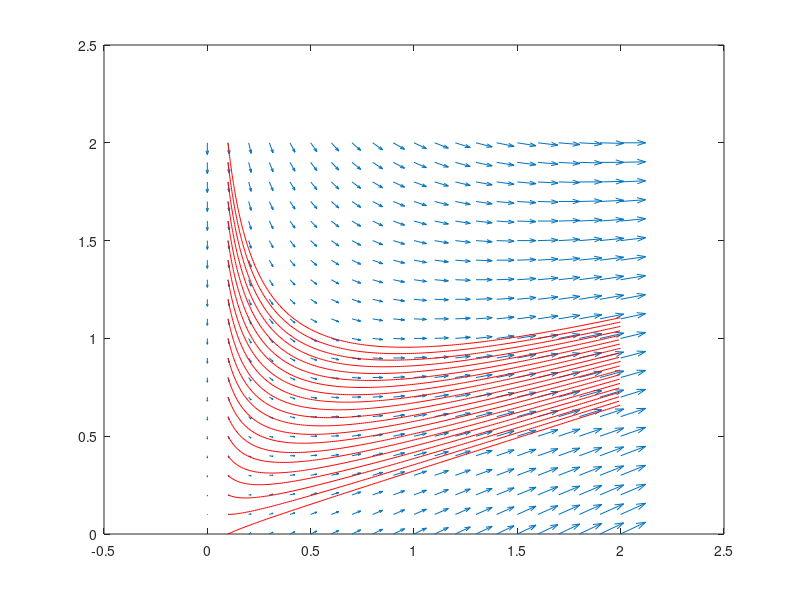

This chart was generated by the following MATLAB code:
x = 0:0.001:1; %#ok<*NASGU> %shear rate 1/s
[x,y]=meshgrid(0:0.1:2);

% velocity field
% v = 2*x.*i + (x-y)

u = 2.*x
v = x-y

quiver(x,y,u,v, 1)
starty = 0:0.1:2;
startx = zeros(size(starty)) + 0.1;
l = streamline(x,y,u,v,startx,starty)
set(l,'Color','r');